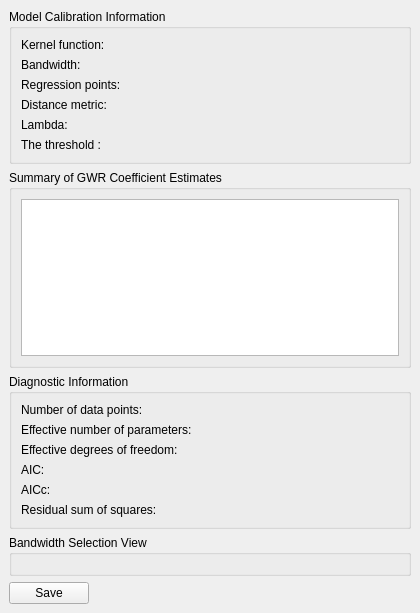
<?xml version="1.0" encoding="UTF-8"?>
<ui version="4.0">
 <class>GwmPropertyCollinearityGWRTab</class>
 <widget class="QWidget" name="GwmPropertyCollinearityGWRTab">
  <property name="geometry">
   <rect>
    <x>0</x>
    <y>0</y>
    <width>420</width>
    <height>613</height>
   </rect>
  </property>
  <property name="sizePolicy">
   <sizepolicy hsizetype="Expanding" vsizetype="Expanding">
    <horstretch>0</horstretch>
    <verstretch>0</verstretch>
   </sizepolicy>
  </property>
  <property name="windowTitle">
   <string>Form</string>
  </property>
  <property name="layoutDirection">
   <enum>Qt::LeftToRight</enum>
  </property>
  <layout class="QGridLayout" name="gridLayout">
   <property name="leftMargin">
    <number>0</number>
   </property>
   <property name="topMargin">
    <number>0</number>
   </property>
   <property name="rightMargin">
    <number>0</number>
   </property>
   <property name="bottomMargin">
    <number>0</number>
   </property>
   <item row="0" column="0">
    <widget class="QScrollArea" name="scrollArea">
     <property name="frameShape">
      <enum>QFrame::NoFrame</enum>
     </property>
     <property name="frameShadow">
      <enum>QFrame::Plain</enum>
     </property>
     <property name="lineWidth">
      <number>0</number>
     </property>
     <property name="widgetResizable">
      <bool>true</bool>
     </property>
     <property name="alignment">
      <set>Qt::AlignLeading|Qt::AlignLeft|Qt::AlignTop</set>
     </property>
     <widget class="QWidget" name="scrollAreaWidgetContents">
      <property name="geometry">
       <rect>
        <x>0</x>
        <y>0</y>
        <width>420</width>
        <height>613</height>
       </rect>
      </property>
      <layout class="QVBoxLayout" name="verticalLayout">
       <item>
        <widget class="QGroupBox" name="groupBox">
         <property name="sizePolicy">
          <sizepolicy hsizetype="Preferred" vsizetype="Fixed">
           <horstretch>0</horstretch>
           <verstretch>0</verstretch>
          </sizepolicy>
         </property>
         <property name="title">
          <string>Model Calibration Information</string>
         </property>
         <layout class="QFormLayout" name="formLayout">
          <item row="0" column="0">
           <widget class="QLabel" name="label">
            <property name="text">
             <string>Kernel function:</string>
            </property>
           </widget>
          </item>
          <item row="0" column="1">
           <widget class="QLabel" name="lblKernelFunction">
            <property name="text">
             <string/>
            </property>
           </widget>
          </item>
          <item row="1" column="0">
           <widget class="QLabel" name="lblBandwidthType">
            <property name="text">
             <string>Bandwidth:</string>
            </property>
           </widget>
          </item>
          <item row="1" column="1">
           <widget class="QLabel" name="lblBandwidthSize">
            <property name="text">
             <string/>
            </property>
           </widget>
          </item>
          <item row="2" column="0">
           <widget class="QLabel" name="label_5">
            <property name="text">
             <string>Regression points:</string>
            </property>
           </widget>
          </item>
          <item row="2" column="1">
           <widget class="QLabel" name="lblRegressionPoints">
            <property name="text">
             <string/>
            </property>
           </widget>
          </item>
          <item row="3" column="0">
           <widget class="QLabel" name="label_7">
            <property name="text">
             <string>Distance metric:</string>
            </property>
           </widget>
          </item>
          <item row="3" column="1">
           <widget class="QLabel" name="lblDistanceMetric">
            <property name="text">
             <string/>
            </property>
           </widget>
          </item>
          <item row="4" column="0">
           <widget class="QLabel" name="Lambda">
            <property name="text">
             <string>Lambda:</string>
            </property>
           </widget>
          </item>
          <item row="4" column="1">
           <widget class="QLabel" name="lblLambda">
            <property name="text">
             <string/>
            </property>
           </widget>
          </item>
          <item row="5" column="0">
           <widget class="QLabel" name="label_10">
            <property name="text">
             <string>The threshold :</string>
            </property>
           </widget>
          </item>
          <item row="5" column="1">
           <widget class="QLabel" name="lblMcnThresh">
            <property name="text">
             <string/>
            </property>
           </widget>
          </item>
         </layout>
        </widget>
       </item>
       <item>
        <widget class="QGroupBox" name="groupBox_2">
         <property name="sizePolicy">
          <sizepolicy hsizetype="Preferred" vsizetype="Preferred">
           <horstretch>0</horstretch>
           <verstretch>0</verstretch>
          </sizepolicy>
         </property>
         <property name="title">
          <string>Summary of GWR Coefficient Estimates</string>
         </property>
         <layout class="QGridLayout" name="gridLayout_2">
          <property name="leftMargin">
           <number>9</number>
          </property>
          <property name="topMargin">
           <number>9</number>
          </property>
          <property name="rightMargin">
           <number>9</number>
          </property>
          <property name="bottomMargin">
           <number>9</number>
          </property>
          <item row="0" column="0">
           <widget class="QTableWidget" name="tbwCoefficient">
            <property name="minimumSize">
             <size>
              <width>0</width>
              <height>128</height>
             </size>
            </property>
           </widget>
          </item>
         </layout>
        </widget>
       </item>
       <item>
        <widget class="QGroupBox" name="grpDiagnostic">
         <property name="sizePolicy">
          <sizepolicy hsizetype="Preferred" vsizetype="Fixed">
           <horstretch>0</horstretch>
           <verstretch>0</verstretch>
          </sizepolicy>
         </property>
         <property name="title">
          <string>Diagnostic Information</string>
         </property>
         <layout class="QFormLayout" name="formLayout_2">
          <item row="0" column="0">
           <widget class="QLabel" name="label_2">
            <property name="text">
             <string>Number of data points:</string>
            </property>
           </widget>
          </item>
          <item row="0" column="1">
           <widget class="QLabel" name="lblNumberDataPoints">
            <property name="text">
             <string/>
            </property>
           </widget>
          </item>
          <item row="1" column="0">
           <widget class="QLabel" name="label_3">
            <property name="text">
             <string>Effective number of parameters:</string>
            </property>
           </widget>
          </item>
          <item row="1" column="1">
           <widget class="QLabel" name="lblENP">
            <property name="text">
             <string/>
            </property>
           </widget>
          </item>
          <item row="2" column="0">
           <widget class="QLabel" name="label_4">
            <property name="text">
             <string>Effective degrees of freedom:</string>
            </property>
           </widget>
          </item>
          <item row="2" column="1">
           <widget class="QLabel" name="lblEDF">
            <property name="text">
             <string/>
            </property>
           </widget>
          </item>
          <item row="3" column="0">
           <widget class="QLabel" name="label_6">
            <property name="text">
             <string>AIC:</string>
            </property>
           </widget>
          </item>
          <item row="3" column="1">
           <widget class="QLabel" name="lblAIC">
            <property name="text">
             <string/>
            </property>
           </widget>
          </item>
          <item row="4" column="0">
           <widget class="QLabel" name="label_8">
            <property name="text">
             <string>AICc:</string>
            </property>
           </widget>
          </item>
          <item row="4" column="1">
           <widget class="QLabel" name="lblAICc">
            <property name="text">
             <string/>
            </property>
           </widget>
          </item>
          <item row="5" column="0">
           <widget class="QLabel" name="label_9">
            <property name="text">
             <string>Residual sum of squares:</string>
            </property>
           </widget>
          </item>
          <item row="5" column="1">
           <widget class="QLabel" name="lblRSS">
            <property name="text">
             <string/>
            </property>
           </widget>
          </item>
         </layout>
        </widget>
       </item>
       <item>
        <widget class="QGroupBox" name="grpBwSelView">
         <property name="title">
          <string>Bandwidth Selection View</string>
         </property>
         <layout class="QVBoxLayout" name="verticalLayout_3"/>
        </widget>
       </item>
       <item alignment="Qt::AlignLeft">
        <widget class="QPushButton" name="btnSaveRes">
         <property name="enabled">
          <bool>true</bool>
         </property>
         <property name="sizePolicy">
          <sizepolicy hsizetype="Fixed" vsizetype="Fixed">
           <horstretch>0</horstretch>
           <verstretch>0</verstretch>
          </sizepolicy>
         </property>
         <property name="layoutDirection">
          <enum>Qt::LeftToRight</enum>
         </property>
         <property name="text">
          <string>Save</string>
         </property>
        </widget>
       </item>
      </layout>
     </widget>
    </widget>
   </item>
  </layout>
 </widget>
 <resources/>
 <connections/>
</ui>
